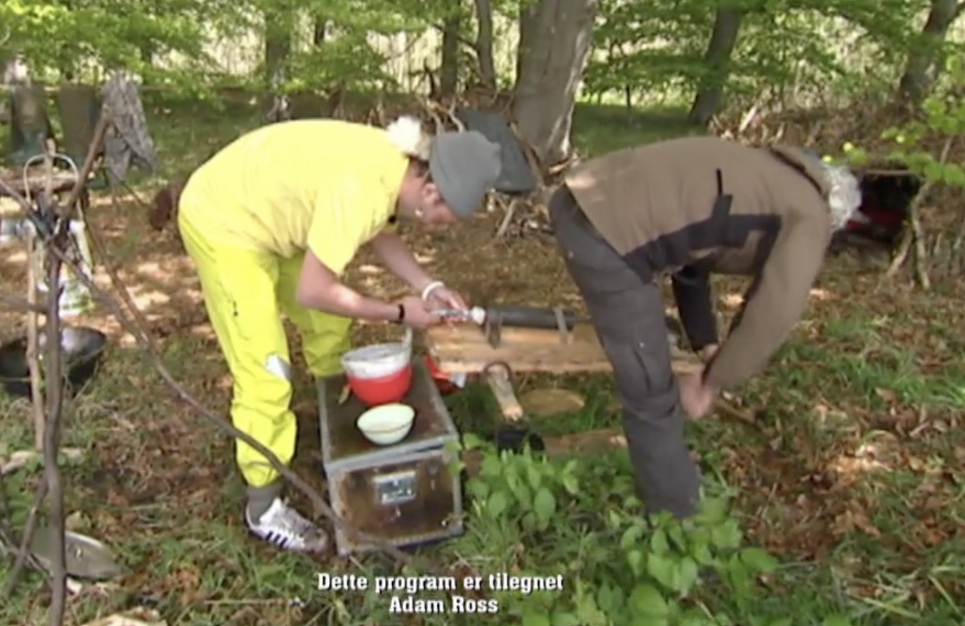
%> input picture 4. Semester/Discrete tids signal behandling/Gammelt forsøg/Behandling/Af slør/Futtog.tif, 965 x 626 px, given in place of Futtog.png, which was not available
$ octave DTSP_Demo_Chap3_part2_DeBlur_v2023v1.m   (GNU Octave 9; MATLAB toolbox functions it lacks are replaced by stand-ins)
%> lines starting %> are read from the running program, lines starting %| are printed output that depends on the picture; pictures that were not available may be replaced by others from this repository, and a replacement may not be noted
%deBlur Motion
%HKa feb. 2022

%Get ready
clear ,close all

%Load image and preprocess image
I=imread('Futtog.png');
dI=double(I);
dI=dI/max(dI(:));
figure, imshow(dI), title('Original image');
%> (this line was passed over: imshow is not available in this run)

%Blurr image, -- blur from motion in x-direction --
%First create filter h
M=9;%M odd
h=ones(1,M);
h=h./sum(h(:));

%Now filter
for r=1:size(dI,1)
    dJ(r,:)=filter(h,1,dI(r,:));
end;
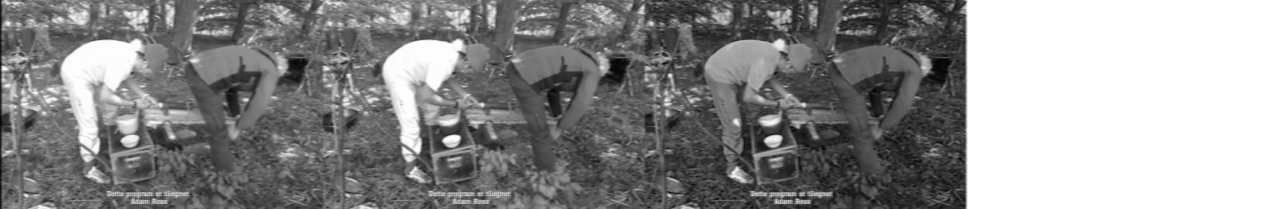
%> dJ: size 626x3860 double (shown at 1/3 size); min 0.0135, max 1, mean 0.556

%Show blured image
figure, imshow(dJ), title('Blurred image');

%Let's deBlur
%First create invers filter to h
L=M*64;%just make it long engoug sinces it IIR, 64 copies will do
for s=1:L
    if (mod(s-1,M)==0) ih(s)=+1; end;
    if (mod(s-2,M)==0) ih(s)=-1; end;
end;
ih(L)=0;

%Now apply invers filter to deBlur
for r=1:size(dJ,1)
    dK(r,:)=filter(ih,1,dJ(r,:));
end;
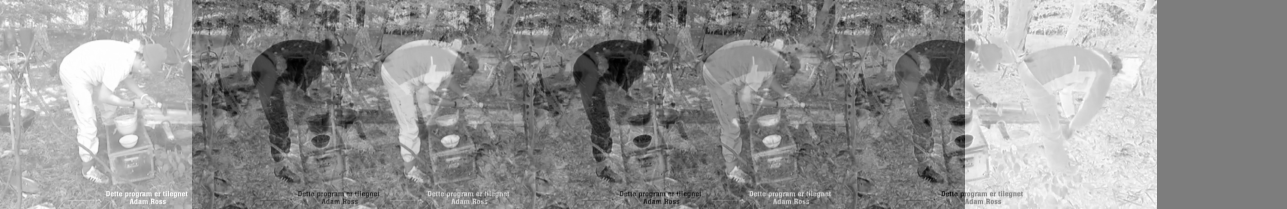
%> dK: size 626x3860 double (shown at 1/3 size); min -0.108, max 0.111, mean 0.0166; drawn with min black and max white

%Show deBlured iamge
figure, imshow(dK/max(dK(:))), title('deBlurred image')
%> after `imshow(dK/max(dK(:)))`:
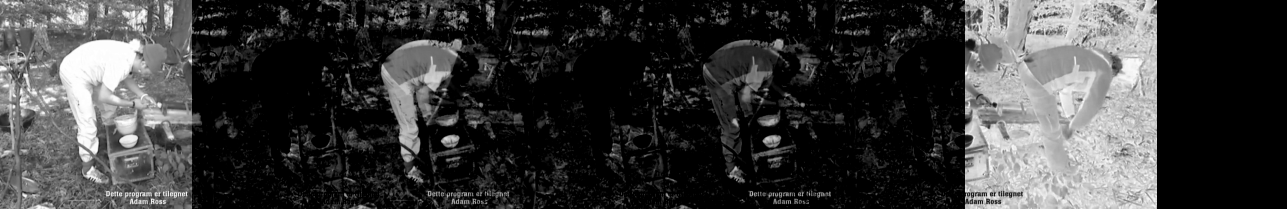
%> displayed picture: size 626x3860, on the screen's scale of 0 to 255 (shown at 1/3 size); min 0, max 255, mean 58.3
